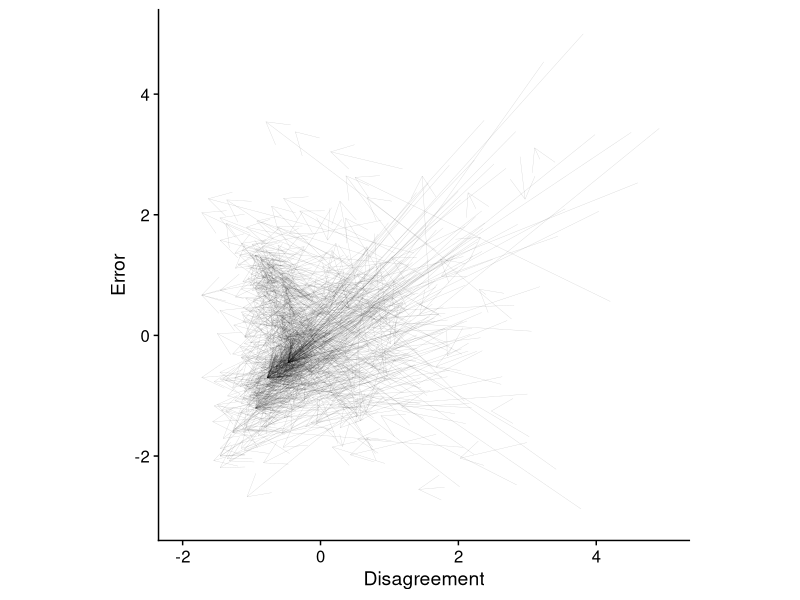
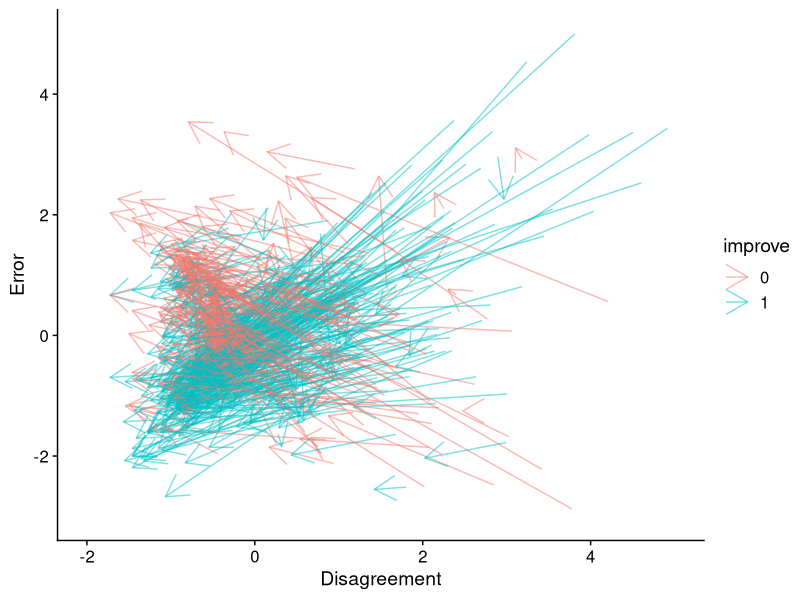
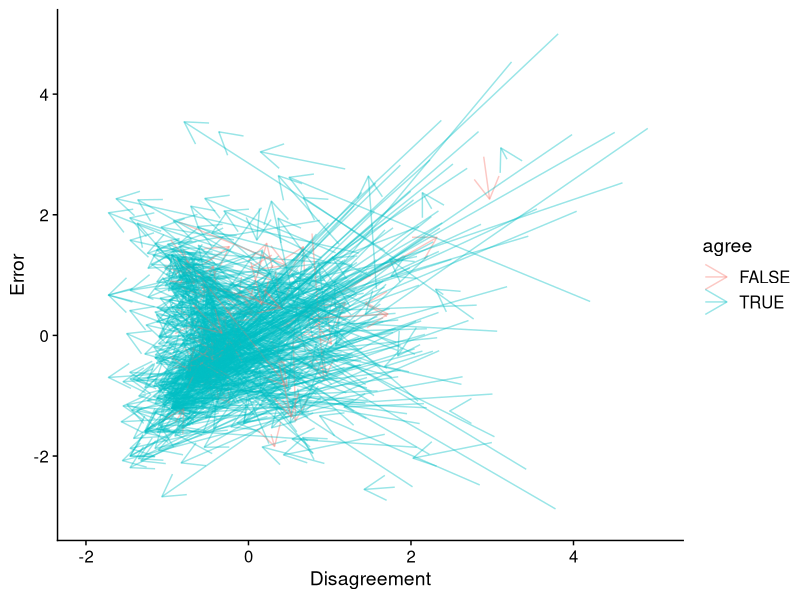
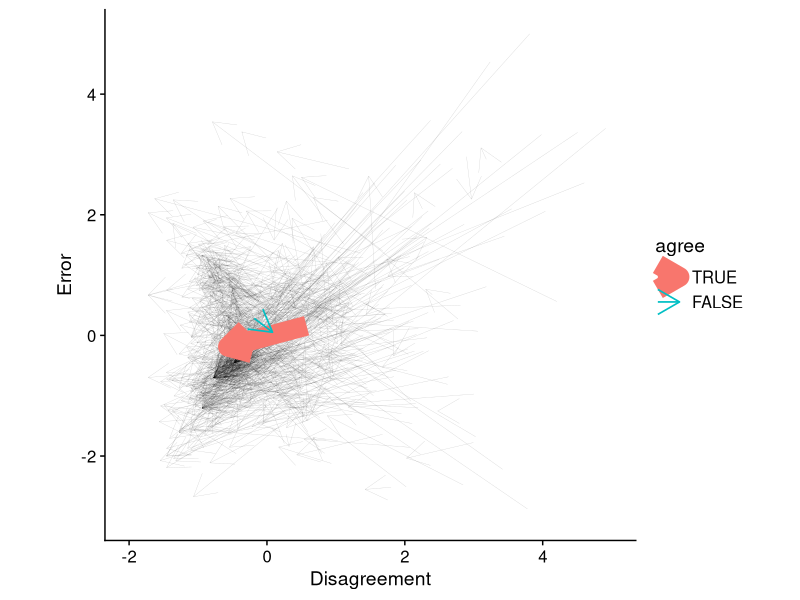
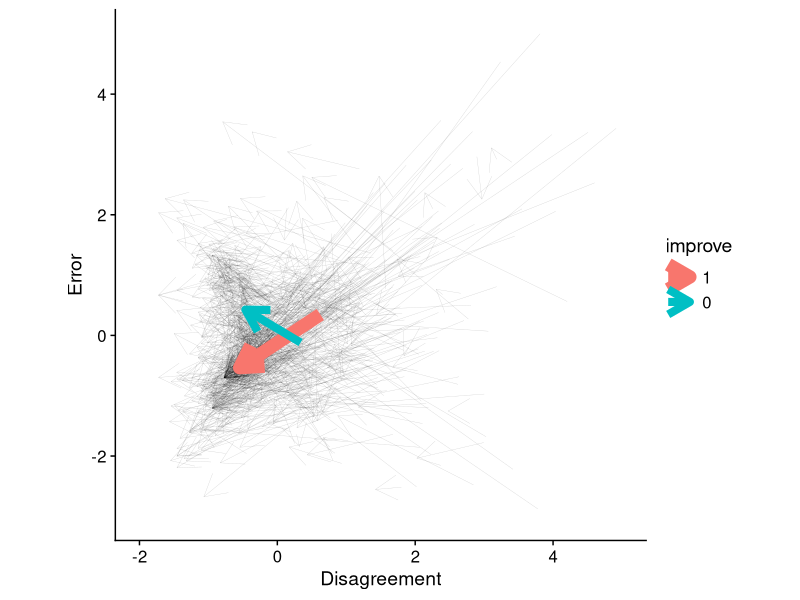

Source code (R) for these figures, in order:
## ----set up----------------------------------------------------------------------------------------------------------------------
setwd("/Users/owo/Desktop/convergence-valence_space/")
library("tidyverse")
library("cowplot")


## ----data input------------------------------------------------------------------------------------------------------------------
group_data <- read_csv("data1.csv")
# DATA1 <- read_csv("indS1dates1.csv")
# DATA2 <- read_csv("indS1dates2.csv")
# DATA  <- bind_rows(DATA1, DATA2)
group_data <- mutate(group_data, agree = sd2 < sd1) # create a new variable to indicate whether group agreement formed


## ----visualise without normalise, eval = F---------------------------------------------------------------------------------------
## arrow_graph <- ggplot() +
##   geom_segment(aes(x = sd1, y = aee1, xend = sd2, yend = aee2), data = group_data, arrow = arrow(), alpha = 0.05) +
##   theme_cowplot() + xlab('Disagreement') + ylab('Error')
## arrow_graph # original
## 
## arrow_graph_accuracy <- ggplot() +
##   geom_segment(aes(x = sd1, y = aee1, xend = sd2, yend = aee2, colour = as.factor(improve)), data = group_data, arrow = arrow(), alpha = 0.5) +
##   theme_cowplot() + xlab('Disagreement') + ylab('Error')
## arrow_graph_accuracy # original broken down with whether group performance were improved
## 
## arrow_graph_agree <- ggplot() +
##   geom_segment(aes(x = sd1, y = aee1, xend = sd2, yend = aee2, colour = as.factor(agree)), data = group_data, arrow = arrow(), alpha = 0.5) +
##   theme_cowplot() + xlab('Disagreement') + ylab('Error')
## arrow_graph_agree # original broken down with whether group agreement were formed


## ----normalised------------------------------------------------------------------------------------------------------------------
group_data_n <- group_data %>% 
  pivot_longer(cols = 8:9,   names_to ="acc_time", values_to = "acc_val") %>% 
  pivot_longer(cols = 12:13, names_to ="agr_time", values_to = "agr_val") %>% 
  group_by(qcode) %>% 
  mutate(acc_val = scale(acc_val), agr_val = scale(agr_val)) %>% 
  pivot_wider(names_from = "acc_time", values_from = "acc_val") %>% 
  pivot_wider(names_from = "agr_time", values_from = "agr_val") %>% 
  mutate(agree = as.factor(agree), improve = as.factor(improve)) %>% 
  ungroup(qcode)


## ----visualise with normalised---------------------------------------------------------------------------------------------------
arrow_graph_n <- ggplot() +
  geom_segment(aes(x = sd1, y = aee1, xend = sd2, yend = aee2), data = group_data_n, arrow = arrow(), alpha = 0.2, size = 0.1) + 
  theme_cowplot() + xlab('Disagreement') + ylab('Error') + ylim(-3, 5) + xlim(-2, 5) + theme(aspect.ratio=1) 
arrow_graph_n # normalised 

arrow_graph_accuracy_n <- ggplot() +
  geom_segment(aes(x = sd1, y = aee1, xend = sd2, yend = aee2, colour = improve), data = group_data_n, arrow = arrow(), alpha = 0.5) + 
  theme_cowplot() + xlab('Disagreement') + ylab('Error') + ylim(-3, 5) + xlim(-2, 5)
arrow_graph_accuracy_n # normalised broken down with whether group performance were improved

arrow_graph_agree_n <- ggplot() +
  geom_segment(aes(x = sd1, y = aee1, xend = sd2, yend = aee2, colour = agree), data = group_data_n, arrow = arrow(), alpha = 0.4) + 
  theme_cowplot() + xlab('Disagreement') + ylab('Error') + ylim(-3, 5) + xlim(-2, 5)
arrow_graph_agree_n # normalised broken down with whether group agreement were formed


## ----visualise for average movement, echo = FALSE--------------------------------------------------------------------------------
averaged_data_n <- group_data_n %>% 
  select(sd1, sd2, aee1, aee2, agree) %>% 
  group_by(agree) %>% 
  summarise(sd1 = mean(sd1), sd2 = mean(sd2), aee1 = mean(aee1), aee2 = mean(aee2), case = n()/100)
line_thickness <- averaged_data_n %>% select(case) %>% unlist() %>% as.vector() # don't mapping thickness by aes(size = x)

arrow_graph_agree_n_average <- ggplot() +
  geom_segment(aes(x = sd1, y = aee1, xend = sd2, yend = aee2), data = group_data_n, arrow = arrow(), alpha = 0.2, size = 0.1) + 
  geom_segment(aes(x = sd1, y = aee1, xend = sd2, yend = aee2, colour = agree), data = averaged_data_n %>% filter(agree == 'TRUE'), arrow = arrow(), alpha = 1, lwd = line_thickness[2]) + 
  geom_segment(aes(x = sd1, y = aee1, xend = sd2, yend = aee2, colour = agree), data = averaged_data_n %>% filter(agree == 'FALSE'), arrow = arrow(), alpha = 1, lwd = line_thickness[1]) + 
  theme_cowplot() + xlab('Disagreement') + ylab('Error') + ylim(-3, 5) + xlim(-2, 5) + guides(size = "none") + theme(aspect.ratio=1)
arrow_graph_agree_n_average # normalised broken down with whether group agreement were formed

averaged_data_n <- group_data_n %>% 
  select(sd1, sd2, aee1, aee2, improve) %>% 
  group_by(improve) %>% 
  summarise(sd1 = mean(sd1), sd2 = mean(sd2), aee1 = mean(aee1), aee2 = mean(aee2), case = n()/100)

line_thickness <- averaged_data_n %>% select(case) %>% unlist() %>% as.vector()
arrow_graph_improve_n_average <- ggplot() +
  geom_segment(aes(x = sd1, y = aee1, xend = sd2, yend = aee2), data = group_data_n, arrow = arrow(), alpha = 0.2, size = 0.1) +
  geom_segment(aes(x = sd1, y = aee1, xend = sd2, yend = aee2, colour = improve), data = averaged_data_n %>% filter(improve == 1), arrow = arrow(), alpha = 1, lwd = line_thickness[2]) + 
  geom_segment(aes(x = sd1, y = aee1, xend = sd2, yend = aee2, colour = improve), data = averaged_data_n %>% filter(improve == 0), arrow = arrow(), alpha = 1, lwd = line_thickness[1]) + 
  theme_cowplot() + xlab('Disagreement') + ylab('Error') + ylim(-3, 5) + xlim(-2, 5) + guides(size = "none") + theme(aspect.ratio=1)
arrow_graph_improve_n_average # normalised broken down with whether group agreement were formed


## ----save images-----------------------------------------------------------------------------------------------------------------
# I_Mer <- plot_grid(arrow_graph, arrow_graph_accuracy, arrow_graph_agree, arrow_graph_n, arrow_graph_accuracy_n, arrow_graph_agree_n, labels = "AUTO") # figures without normalised are removed.
# I_Mer <- plot_grid(arrow_graph_n, arrow_graph_accuracy_n, arrow_graph_agree_n, arrow_graph_agree_n_average, labels = "AUTO", nrow = 1)
I_Mer <- plot_grid(arrow_graph_n, arrow_graph_agree_n_average, arrow_graph_improve_n_average, labels = "AUTO", nrow = 1, align = "v", axis = "lb")
save_plot('figure_25Oct.jpg',I_Mer, ncol = 3)

## ----save script, eval = FALSE---------------------------------------------------------------------------------------------------
## knitr::purl(input = "plot_code.Rmd", output = "plot_code_25Oct.R",documentation = 1)

